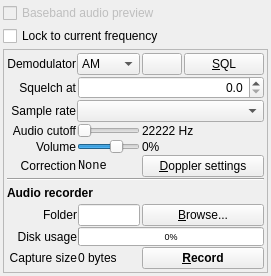
<?xml version="1.0" encoding="UTF-8"?>
<ui version="4.0">
 <class>AudioPanel</class>
 <widget class="QWidget" name="AudioPanel">
  <property name="geometry">
   <rect>
    <x>0</x>
    <y>0</y>
    <width>271</width>
    <height>276</height>
   </rect>
  </property>
  <property name="sizePolicy">
   <sizepolicy hsizetype="Preferred" vsizetype="Fixed">
    <horstretch>0</horstretch>
    <verstretch>0</verstretch>
   </sizepolicy>
  </property>
  <property name="windowTitle">
   <string>Form</string>
  </property>
  <layout class="QGridLayout" name="gridLayout_2">
   <property name="leftMargin">
    <number>3</number>
   </property>
   <property name="topMargin">
    <number>3</number>
   </property>
   <property name="rightMargin">
    <number>3</number>
   </property>
   <property name="bottomMargin">
    <number>3</number>
   </property>
   <property name="spacing">
    <number>3</number>
   </property>
   <item row="0" column="0">
    <widget class="QCheckBox" name="audioPreviewCheck">
     <property name="enabled">
      <bool>false</bool>
     </property>
     <property name="text">
      <string>Baseband audio preview</string>
     </property>
    </widget>
   </item>
   <item row="2" column="0">
    <widget class="QFrame" name="frame">
     <property name="sizePolicy">
      <sizepolicy hsizetype="Preferred" vsizetype="Preferred">
       <horstretch>0</horstretch>
       <verstretch>0</verstretch>
      </sizepolicy>
     </property>
     <property name="frameShape">
      <enum>QFrame::StyledPanel</enum>
     </property>
     <property name="frameShadow">
      <enum>QFrame::Raised</enum>
     </property>
     <layout class="QGridLayout" name="gridLayout">
      <property name="leftMargin">
       <number>3</number>
      </property>
      <property name="topMargin">
       <number>3</number>
      </property>
      <property name="rightMargin">
       <number>3</number>
      </property>
      <property name="bottomMargin">
       <number>3</number>
      </property>
      <property name="spacing">
       <number>1</number>
      </property>
      <item row="10" column="0" colspan="2">
       <widget class="QLabel" name="label_31">
        <property name="text">
         <string>Disk usage</string>
        </property>
        <property name="alignment">
         <set>Qt::AlignRight|Qt::AlignTrailing|Qt::AlignVCenter</set>
        </property>
       </widget>
      </item>
      <item row="10" column="2" colspan="3">
       <widget class="QProgressBar" name="diskUsageProgress">
        <property name="styleSheet">
         <string notr="true">font-size: 7pt;</string>
        </property>
        <property name="value">
         <number>0</number>
        </property>
       </widget>
      </item>
      <item row="0" column="1" colspan="2">
       <widget class="QComboBox" name="demodCombo">
        <property name="sizePolicy">
         <sizepolicy hsizetype="Preferred" vsizetype="Fixed">
          <horstretch>0</horstretch>
          <verstretch>0</verstretch>
         </sizepolicy>
        </property>
        <item>
         <property name="text">
          <string>AM</string>
         </property>
        </item>
        <item>
         <property name="text">
          <string>FM</string>
         </property>
        </item>
        <item>
         <property name="text">
          <string>USB</string>
         </property>
        </item>
        <item>
         <property name="text">
          <string>LSB</string>
         </property>
        </item>
        <item>
         <property name="text">
          <string>RAW</string>
         </property>
        </item>
       </widget>
      </item>
      <item row="1" column="2" colspan="3">
       <widget class="ContextAwareSpinBox" name="sqlLevelSpin">
        <property name="alignment">
         <set>Qt::AlignRight|Qt::AlignTrailing|Qt::AlignVCenter</set>
        </property>
        <property name="decimals">
         <number>1</number>
        </property>
       </widget>
      </item>
      <item row="1" column="0">
       <widget class="QLabel" name="label_5">
        <property name="text">
         <string>Squelch at</string>
        </property>
        <property name="alignment">
         <set>Qt::AlignRight|Qt::AlignTrailing|Qt::AlignVCenter</set>
        </property>
       </widget>
      </item>
      <item row="3" column="0">
       <widget class="QLabel" name="label_2">
        <property name="text">
         <string>Audio cutoff</string>
        </property>
        <property name="alignment">
         <set>Qt::AlignRight|Qt::AlignTrailing|Qt::AlignVCenter</set>
        </property>
       </widget>
      </item>
      <item row="11" column="2">
       <widget class="QLabel" name="captureSizeLabel">
        <property name="text">
         <string>0 bytes</string>
        </property>
       </widget>
      </item>
      <item row="0" column="4">
       <widget class="QWidget" name="widget" native="true">
        <property name="sizePolicy">
         <sizepolicy hsizetype="Fixed" vsizetype="Preferred">
          <horstretch>0</horstretch>
          <verstretch>0</verstretch>
         </sizepolicy>
        </property>
        <layout class="QGridLayout" name="gridLayout_3">
         <property name="leftMargin">
          <number>0</number>
         </property>
         <property name="topMargin">
          <number>0</number>
         </property>
         <property name="rightMargin">
          <number>0</number>
         </property>
         <property name="bottomMargin">
          <number>0</number>
         </property>
         <property name="horizontalSpacing">
          <number>2</number>
         </property>
         <property name="verticalSpacing">
          <number>0</number>
         </property>
         <item row="0" column="0">
          <widget class="QPushButton" name="muteButton">
           <property name="sizePolicy">
            <sizepolicy hsizetype="Fixed" vsizetype="Preferred">
             <horstretch>0</horstretch>
             <verstretch>0</verstretch>
            </sizepolicy>
           </property>
           <property name="text">
            <string/>
           </property>
           <property name="icon">
            <iconset resource="../../icons/Icons.qrc">
             <normaloff>:/icons/audio-volume-medium-panel.png</normaloff>:/icons/audio-volume-medium-panel.png</iconset>
           </property>
           <property name="checkable">
            <bool>true</bool>
           </property>
          </widget>
         </item>
         <item row="0" column="1">
          <widget class="QPushButton" name="sqlButton">
           <property name="sizePolicy">
            <sizepolicy hsizetype="Fixed" vsizetype="Fixed">
             <horstretch>0</horstretch>
             <verstretch>0</verstretch>
            </sizepolicy>
           </property>
           <property name="text">
            <string>&amp;SQL</string>
           </property>
           <property name="checkable">
            <bool>true</bool>
           </property>
          </widget>
         </item>
        </layout>
       </widget>
      </item>
      <item row="4" column="4">
       <widget class="QLabel" name="volumeLabel">
        <property name="text">
         <string>0%</string>
        </property>
       </widget>
      </item>
      <item row="8" column="0" colspan="5">
       <widget class="QLabel" name="label_3">
        <property name="font">
         <font>
          <bold>true</bold>
         </font>
        </property>
        <property name="text">
         <string>Audio recorder</string>
        </property>
       </widget>
      </item>
      <item row="0" column="0">
       <widget class="QLabel" name="label">
        <property name="text">
         <string>Demodulator</string>
        </property>
        <property name="alignment">
         <set>Qt::AlignRight|Qt::AlignTrailing|Qt::AlignVCenter</set>
        </property>
       </widget>
      </item>
      <item row="9" column="2">
       <widget class="QLineEdit" name="savePath">
        <property name="readOnly">
         <bool>true</bool>
        </property>
       </widget>
      </item>
      <item row="9" column="0" colspan="2">
       <widget class="QLabel" name="label_28">
        <property name="text">
         <string>Folder</string>
        </property>
        <property name="alignment">
         <set>Qt::AlignRight|Qt::AlignTrailing|Qt::AlignVCenter</set>
        </property>
       </widget>
      </item>
      <item row="3" column="1" colspan="2">
       <widget class="QSlider" name="cutoffSlider">
        <property name="orientation">
         <enum>Qt::Horizontal</enum>
        </property>
        <property name="tickPosition">
         <enum>QSlider::NoTicks</enum>
        </property>
        <property name="tickInterval">
         <number>3</number>
        </property>
       </widget>
      </item>
      <item row="3" column="4">
       <widget class="QLabel" name="cutoffLabel">
        <property name="minimumSize">
         <size>
          <width>62</width>
          <height>0</height>
         </size>
        </property>
        <property name="text">
         <string>22222 Hz</string>
        </property>
       </widget>
      </item>
      <item row="7" column="0" colspan="5">
       <widget class="Line" name="line">
        <property name="orientation">
         <enum>Qt::Horizontal</enum>
        </property>
       </widget>
      </item>
      <item row="11" column="0" colspan="2">
       <widget class="QLabel" name="label_30">
        <property name="text">
         <string>Capture size</string>
        </property>
        <property name="alignment">
         <set>Qt::AlignRight|Qt::AlignTrailing|Qt::AlignVCenter</set>
        </property>
       </widget>
      </item>
      <item row="4" column="1" colspan="2">
       <widget class="QSlider" name="volumeSlider">
        <property name="minimum">
         <number>-60</number>
        </property>
        <property name="maximum">
         <number>30</number>
        </property>
        <property name="orientation">
         <enum>Qt::Horizontal</enum>
        </property>
        <property name="tickPosition">
         <enum>QSlider::NoTicks</enum>
        </property>
        <property name="tickInterval">
         <number>3</number>
        </property>
       </widget>
      </item>
      <item row="4" column="0">
       <widget class="QLabel" name="label_6">
        <property name="text">
         <string>Volume</string>
        </property>
        <property name="alignment">
         <set>Qt::AlignRight|Qt::AlignTrailing|Qt::AlignVCenter</set>
        </property>
       </widget>
      </item>
      <item row="2" column="1" colspan="4">
       <widget class="QComboBox" name="sampleRateCombo"/>
      </item>
      <item row="2" column="0">
       <widget class="QLabel" name="label_4">
        <property name="text">
         <string>Sample rate</string>
        </property>
        <property name="alignment">
         <set>Qt::AlignRight|Qt::AlignTrailing|Qt::AlignVCenter</set>
        </property>
       </widget>
      </item>
      <item row="9" column="4">
       <widget class="QPushButton" name="saveButton">
        <property name="text">
         <string>&amp;Browse...</string>
        </property>
       </widget>
      </item>
      <item row="11" column="4">
       <widget class="QPushButton" name="recordStartStopButton">
        <property name="styleSheet">
         <string notr="true">font-weight: bold;</string>
        </property>
        <property name="text">
         <string>&amp;Record</string>
        </property>
        <property name="checkable">
         <bool>true</bool>
        </property>
       </widget>
      </item>
      <item row="5" column="4">
       <widget class="QPushButton" name="dopplerSettingsButton">
        <property name="text">
         <string>&amp;Doppler settings</string>
        </property>
       </widget>
      </item>
      <item row="5" column="0">
       <widget class="QLabel" name="label_7">
        <property name="text">
         <string>Correction</string>
        </property>
        <property name="alignment">
         <set>Qt::AlignRight|Qt::AlignTrailing|Qt::AlignVCenter</set>
        </property>
       </widget>
      </item>
      <item row="5" column="2">
       <widget class="QLabel" name="correctionLabel">
        <property name="font">
         <font>
          <family>Monospace</family>
         </font>
        </property>
        <property name="text">
         <string>None</string>
        </property>
       </widget>
      </item>
     </layout>
    </widget>
   </item>
   <item row="1" column="0">
    <widget class="QCheckBox" name="lockToFrequencyCheck">
     <property name="text">
      <string>Lock to current frequency</string>
     </property>
    </widget>
   </item>
  </layout>
 </widget>
 <customwidgets>
  <customwidget>
   <class>ContextAwareSpinBox</class>
   <extends>QDoubleSpinBox</extends>
   <header>ContextAwareSpinBox.h</header>
  </customwidget>
 </customwidgets>
 <resources>
  <include location="../../icons/Icons.qrc"/>
 </resources>
 <connections/>
</ui>
